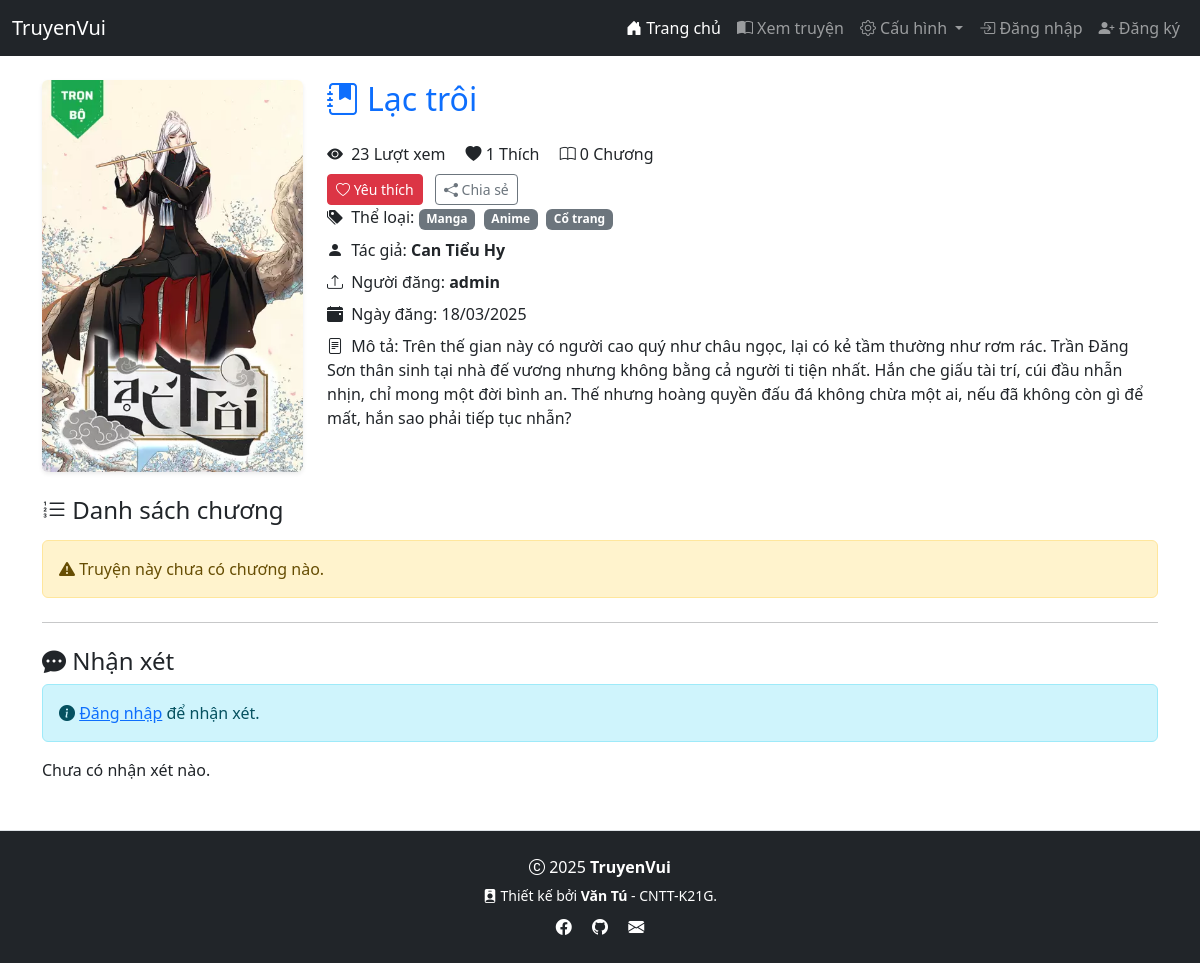
The page /story/lac-troi/ on the database its author committed.
### stories/models.py (models this page shows, shortened)
class Story(models.Model):
    title = models.CharField(max_length=255)
    categories = models.ManyToManyField(Category, related_name='stories', blank=True)
    uploader = models.ForeignKey(User, on_delete=models.CASCADE)
    author = models.CharField(max_length=255)  # 👉 Tên tác giả thực
    description = models.TextField()
    poster = models.ImageField(upload_to='posters/', blank=True, null=True)
    favorites = models.ManyToManyField(
        User,
        through='Favorite',
        related_name='favorite_stories',
        blank=True
    )
    views = models.PositiveIntegerField(default=0)  # 👈 Lượt xem
    slug = models.SlugField(unique=True, blank=True)
    created_at = models.DateTimeField(auto_now_add=True)
    def save(self, *args, **kwargs):
        super().save(*args, **kwargs)

class Category(models.Model):
    name = models.CharField(max_length=100, unique=True)
    slug = models.SlugField(unique=True, blank=True)

### stories/views.py (the view)
# urls.py: path('story/<slug:slug>/', views.story_detail, name='story_detail'),  # Trang chi tiết truyện
def story_detail(request, slug):
    story = get_object_or_404(Story, slug=slug)
    chapters = story.chapter_set.all().order_by('chapter_number')
    story.views += 1
    story.save(update_fields=['views'])
    is_favorited = False
    comments_list = []
    if request.user.is_authenticated:
        is_favorited = story.favorites.filter(id=request.user.id).exists()
        comments_list = (story.comments.filter(status='approved') | story.comments.filter(user=request.user)).select_related('user').order_by('-created_at')
    else:
        comments_list = story.comments.filter(status='approved').select_related('user').order_by('-created_at')
    paginator = Paginator(comments_list, 10)  # 5 bình luận mỗi trang
    page_number = request.GET.get('page')
    comments = paginator.get_page(page_number)
    return render(request, 'stories/story_detail.html', {
        'story': story,
        'chapters': chapters,
        'is_favorited': is_favorited,
        'comments': comments,
    })

### stories/templates/stories/story_detail.html (shortened to what this page needs)
{% include 'stories/base/header.html' %}
<div class="row mb-4 align-items-start">
    <div class="col-md-3 mb-3 mb-md-0">
        <div class="ratio-3x4 rounded shadow-sm overflow-hidden">
            {% if story.poster %}
                <img src="{{ story.poster.url }}"
                     class="w-100 h-100 object-fit-cover"
                     alt="{{ story.title }}">
            {% else %}
                <img src="/media/posters/poster.webp"
                     class="w-100 h-100 object-fit-cover"
                     alt="No image">
            {% endif %}
        </div>
    </div>
    <div class="col-md-9">
        <h2 class="text-primary mb-4">
            <i class="bi bi-journal-bookmark-fill me-2"></i>{{ story.title }}
        </h2>
        <p class="mb-2">
            <i class="bi bi-eye-fill me-1"></i> {{ story.views }} Lượt xem
            <i class="bi bi-heart-fill ms-3"></i> {{ story.favorites.count }} Thích
            <i class="bi bi-book ms-3"></i> {{ chapters|length }} Chương
        </p>
        {% if user.is_authenticated %}
            <form method="post" action="{% url 'toggle_favorite' story.slug %}" class="d-inline-block me-2">
                {% csrf_token %}
                {% if is_favorited %}
                    <button type="submit" class="btn btn-outline-danger btn-sm">
                        <i class="bi bi-heart-fill"></i> Bỏ yêu thích
                    </button>
                {% else %}
                    <button type="submit" class="btn btn-danger btn-sm">
                        <i class="bi bi-heart"></i> Yêu thích
                    </button>
                {% endif %}
            </form>
        {% else %}
            <a href="{% url 'login' %}?next={% url 'story_detail' story.slug %}" class="btn btn-danger btn-sm me-2">
                <i class="bi bi-heart"></i> Yêu thích
            </a>
        {% endif %}
        <button type="button" class="btn btn-outline-secondary btn-sm" onclick="shareStory()">
            <i class="bi bi-share-fill"></i> Chia sẻ
        </button>
        <p class="mb-2">
            <i class="bi bi-tags-fill me-1"></i> Thể loại:
            {% if story.categories.all %}
                {% for category in story.categories.all %}
                    <span class="badge bg-secondary me-1">{{ category.name }}</span>
                {% empty %}
                    <span class="text-muted">Chưa có danh mục</span>
                {% endfor %}
            {% endif %}
        </p>
        <p class="mb-2">
            <i class="bi bi-person-fill me-1"></i> Tác giả:
            <strong>{{ story.author }}</strong>
        </p>
        <p class="mb-2">
            <i class="bi bi-upload me-1"></i> Người đăng:
            <strong>{{ story.uploader.username }}</strong>
        </p>
        <p class="mb-2">
            <i class="bi bi-calendar-event-fill me-1"></i> Ngày đăng:
            {{ story.created_at|date:"d/m/Y" }}
        </p>
        <p class="mb2">
            <i class="bi bi-file-text me-1"></i> Mô tả:
            {{ story.description }}
        </p>
    </div>
</div>
<h4 class="mt-4 mb-3"><i class="bi bi-list-ol"></i> Danh sách chương</h4>
<div class="accordion" id="chapterAccordion">
    {% for chapter in chapters %}
    <div class="accordion-item">
        <h2 class="accordion-header" id="heading{{ chapter.id }}">
            <button class="accordion-button collapsed fw-semibold" type="button"
                    data-bs-toggle="collapse"
                    data-bs-target="#collapse{{ chapter.id }}"
                    aria-expanded="false"
                    aria-controls="collapse{{ chapter.id }}">
                <i class="bi bi-chevron-down me-2"></i>{{ chapter.title }} (Chương {{ chapter.chapter_number }})
            </button>
        </h2>
        <div id="collapse{{ chapter.id }}" class="accordion-collapse collapse"
             aria-labelledby="heading{{ chapter.id }}">
            <div class="accordion-body">
                {{ chapter.content|linebreaks }}
            </div>
        </div>
    </div>
    {% empty %}
    <div class="alert alert-warning">
        <i class="bi bi-exclamation-triangle-fill"></i> Truyện này chưa có chương nào.
    </div>
    {% endfor %}
</div>
<hr class="my-4">
<h4><i class="bi bi-chat-dots-fill"></i> Nhận xét</h4>
{% if user.is_authenticated %}
    <form method="post" action="{% url 'add_comment' story.slug %}" class="mb-4">
        {% csrf_token %}
        <div class="input-group">
            <input type="text" name="content" class="form-control" maxlength="100"
                   placeholder="Nhập nhận xét..." required>
            <button type="submit" class="btn btn-primary">
                <i class="bi bi-send-fill"></i>
            </button>
        </div>
    </form>
{% else %}
    <div class="alert alert-info">
        <i class="bi bi-info-circle-fill"></i>
        <a href="{% url 'login' %}?next={{ request.path }}">Đăng nhập</a> để nhận xét.
    </div>
{% endif %}
{% if comments %}
    <ul class="list-group">
        {% for comment in comments %}
            <li class="list-group-item">
                <div class="d-flex justify-content-between">
                    <strong><i class="bi bi-person-circle"></i> {{ comment.user.username }}</strong>
                    <small class="text-muted">{{ comment.created_at|date:"d/m/Y H:i" }}</small>
                </div>
                {% if comment.user == user and comment.status == 'rejected' %}
                    <div class="mt-2">
                        <div class="text-danger mt-1 small">
                            <i class="bi bi-exclamation-triangle-fill"></i>
                            {{ comment.violation_reason }}
                        </div>
                    </div>
                {% endif %}
                <p class="mb-1 mt-2">{{ comment.content }}</p>
            </li>
        {% endfor %}
    </ul>
    <nav class="mt-3">
        <ul class="pagination justify-content-center">
            {% if comments.has_previous %}
                <li class="page-item">
                    <a class="page-link" href="?page=1">&laquo; Đầu</a>
                </li>
                <li class="page-item">
                    <a class="page-link" href="?page={{ comments.previous_page_number }}">Trước</a>
                </li>
            {% endif %}
            <li class="page-item disabled">
                <span class="page-link">Trang {{ comments.number }} / {{ comments.paginator.num_pages }}</span>
            </li>
            {% if comments.has_next %}
                <li class="page-item">
                    <a class="page-link" href="?page={{ comments.next_page_number }}">Sau</a>
                </li>
                <li class="page-item">
                    <a class="page-link" href="?page={{ comments.paginator.num_pages }}">Cuối &raquo;</a>
                </li>
            {% endif %}
        </ul>
    </nav>
{% else %}
    <p>Chưa có nhận xét nào.</p>
{% endif %}
{% include 'stories/base/footer.html' %}

### rows shown on the page
Story: poster (picture), title "Lạc trôi", views "23", favorites.count "1", author "Can Tiểu Hy", uploader.username "admin", created_at "18/03/2025", description "Trên thế gian này có người cao quý như châu ngọc, lại có kẻ tầm thường như rơm rác. Trần Đăng Sơn thân sinh tại nhà đế vương nhưng không bằng cả người ti tiện nhất. Hắn che giấu tài trí, cúi đầu nhẫn nhịn, chỉ mong một đời bình an. Thế nhưng hoàng quyền đấu đá không chừa một ai, nếu đã không còn gì để mất, hắn sao phải tiếp tục nhẫn?"
Category: name "Manga"
Category: name "Anime"
Category: name "Cổ trang"

### other values the page prints
{{ chapters|length }} "0"
